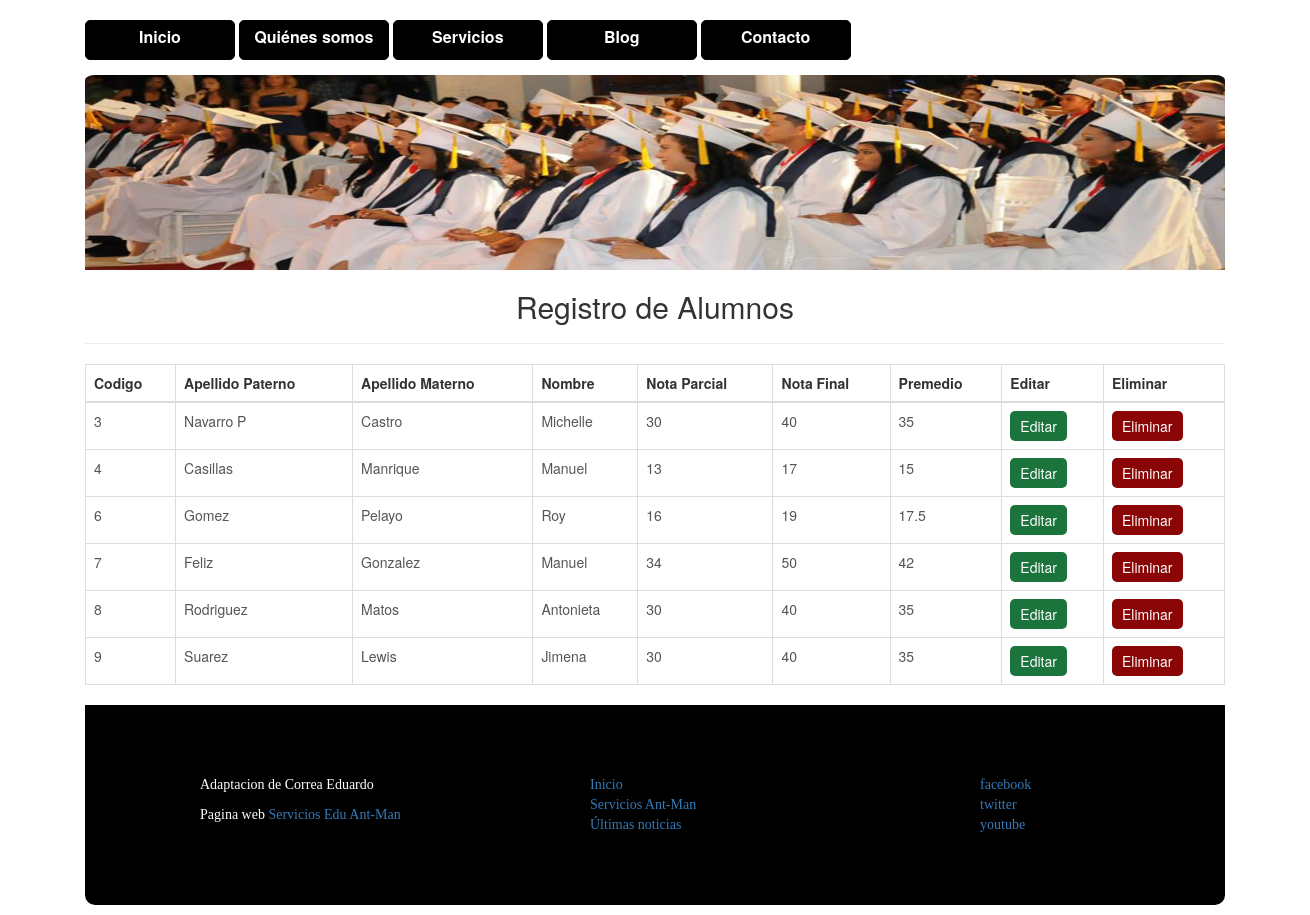
The page / on the database its author committed.
### tables this page shows
CREATE TABLE `alumno` (
  `id_alumno` int(11) NOT NULL,
  `ap_paterno` varchar(100) NOT NULL,
  `ap_materno` varchar(100) NOT NULL,
  `nombre` varchar(100) NOT NULL,
  `ex_parcial` int(11) NOT NULL,
  `ex_final` int(11) NOT NULL
);

### index.php (the view, shortened to what this page needs)
<?php
include 'model/conexion.php';
$sentencia=$bd->query("select * from alumno;");
$alumnos=$sentencia->fetchAll(PDO::FETCH_OBJ);
?>
<!DOCTYPE html>
<html lang="es">
<head>
<link rel="stylesheet" href="css/estilo.css">
<link rel="stylesheet" href="css/estilos2.css">
<link rel="stylesheet" href="css/bootstrap.css">
<link href="css/miestilo.css" rel="stylesheet">
<link href="css/estilos.css" rel="stylesheet">
</head>
<body>
<div class="container">
<br>
	<nav>
	<ul>
        <li><a href="#">Inicio</a></li>
        <li><a href="#">Quiénes somos</a></li>
        <li><a href="#">Servicios</a>
            </li>
        <li><a href="#">Blog</a></li>
        <li><a href="#">Contacto</a></li>
    </ul>
</nav>
<header>
	<img src="img/banner2.png" alt="">
</header>
<h2>Registro de Alumnos</h2>
<hr>
<table class="table table-bordered">
  <thead>
    <tr>
      <th>Codigo</th>
      <th>Apellido Paterno</th>
      <th>Apellido Materno</th>
      <th>Nombre</th>
      <th>Nota Parcial</th>
      <th>Nota Final</th>
      <th>Premedio</th>
      <th>Editar</th>
      <th>Eliminar</th>
    </tr>
  </thead>
<tbody>
			<?php
				foreach ($alumnos as $dato) {
			?>
					<tr>
						<td><?php echo $dato->id_alumno; ?></td>
						<td><?php echo $dato->ap_paterno; ?></td>
						<td><?php echo $dato->ap_materno; ?></td>
						<td><?php echo $dato->nombre; ?></td>
						<td><?php echo $dato->ex_parcial; ?></td>
						<td><?php echo $dato->ex_final; ?></td>
						<td><?php echo ($dato->ex_final + $dato->ex_parcial)/2; ?></td>
						<td><a href="editar.php?id=<?php echo $dato->id_alumno; ?>" class="btn__update">Editar</a></td>
						<td><a href="eliminar.php?id=<?php echo $dato->id_alumno; ?>" class="btn__delete">Eliminar</a></td>
					</tr>
					<?php
				}
			?>
</tbody>
		</table>
<?php
include 'footer.php';
 ?>

### footer.php
<footer class="mi_footer">
        <div class="container">
            <div class="row">
                <div class="col-sm-4">
                    <p>Adaptacion de Correa Eduardo</p>
                    <p>Pagina web <a href="#">Servicios Edu Ant-Man</a></p>
                </div>
                <div class="col-sm-4">
                    <ul class="list-unstyled">
                        <li><a href="">Inicio</a></li>
                        <li><a href="">Servicios Ant-Man</a></li>
                        <li><a href="">Últimas noticias</a></li>
                    </ul>
                </div>
                <div class="col-sm-4">
                    <ul class="list-unstyled">
                        <li><a href="">facebook</a></li>
                        <li><a href="">twitter</a></li>
                        <li><a href="">youtube</a></li>
                    </ul>
                </div>
            </div>
        </div>
    </footer>

### css/estilo.css (style rules this page uses)
* { padding: 0; margin: 0px; box-sizing: border-box; }
body { font-family: 'Arial',sans-serif; font-size: 16px; background: #f2f2f2; }
a { text-decoration: none; }
h2 { display: block; margin-top: 20px; margin-bottom: 20px; text-align: center; font-size: 20px; font-family: 'Arial', sans-serif; font-weight: bold; color: #555; }
table { width: 100%; border-collapse: collapse; }
table tr td { border:1px solid #ccc; padding: 7px; font-size: 14px; color: #555; }
.btn__update { display: inline-block; font-size: 14px; background: #1b743c; color: #fff; border-radius: 5px; padding: 5px 10px; }
.btn__delete { display: inline-block; font-size: 14px; background: #8a0505; color: #fff; border-radius: 5px; padding: 5px 10px; }

### css/miestilo.css (style rules this page uses)
* { padding: 0; margin: 0; }
.mi_footer { background-color: black; height: 200px; padding-top: 70px; font-size: 14px; font-family: fantasy; color: white; margin-bottom: 10px; padding-left: 100px; border-bottom-right-radius: 10px; border-bottom-left-radius: 10px; }
header img { width: 100%; height: 200px; padding-top: 5px; border-top-right-radius: 10px; border-top-left-radius: 10px; }

### css/estilos.css (style rules this page uses)
nav a { text-decoration:none; color:inherit; font-size:16px; font-weight: bold; }
nav li { display:inline-block; width:150px; height:40px; padding:5px 10px; background-color:#000; border:1px solid #000; text-align:center; color:#fff; position:relative; border-radius: 5px; }

### rows shown on the page
alumno: id_alumno "3", ap_paterno "Navarro P", ap_materno "Castro", nombre "Michelle", ex_parcial "30", ex_final "40", ($dato->ex_final + $dato->ex_parcial)/2 "35"
alumno: id_alumno "4", ap_paterno "Casillas", ap_materno "Manrique", nombre "Manuel", ex_parcial "13", ex_final "17", ($dato->ex_final + $dato->ex_parcial)/2 "15"
alumno: id_alumno "6", ap_paterno "Gomez", ap_materno "Pelayo", nombre "Roy", ex_parcial "16", ex_final "19", ($dato->ex_final + $dato->ex_parcial)/2 "17.5"
alumno: id_alumno "7", ap_paterno "Feliz", ap_materno "Gonzalez", nombre "Manuel", ex_parcial "34", ex_final "50", ($dato->ex_final + $dato->ex_parcial)/2 "42"
alumno: id_alumno "8", ap_paterno "Rodriguez", ap_materno "Matos", nombre "Antonieta", ex_parcial "30", ex_final "40", ($dato->ex_final + $dato->ex_parcial)/2 "35"
alumno: id_alumno "9", ap_paterno "Suarez", ap_materno "Lewis", nombre "Jimena", ex_parcial "30", ex_final "40", ($dato->ex_final + $dato->ex_parcial)/2 "35"
